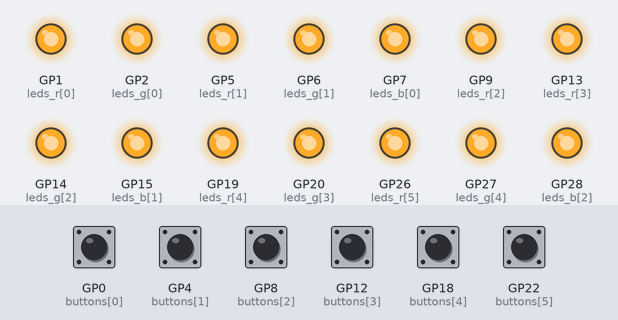
This program was run on a simulated Raspberry Pi Pico running CircuitPython. Shown: output pins drawn as LEDs (lit = HIGH). Inputs (shaded band) come from the test bench; at power-on: GP0 (buttons[0]), GP4 (buttons[1]), GP8 (buttons[2]), GP12 (buttons[3]), GP18 (buttons[4]), GP22 (buttons[5]) HIGH. USB keyboard and mouse output is not drawn.

Above: at 1.2 s.
1.3 s: GP0 (buttons[0]) pulled LOW for 0.15 s
At 1.48 s:
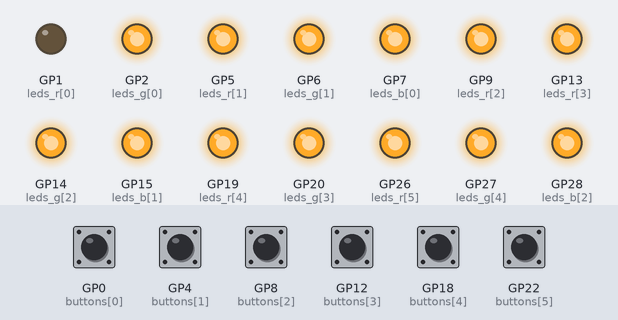
3.4 s: GP4 (buttons[1]) pulled LOW for 0.15 s
At 3.58 s:
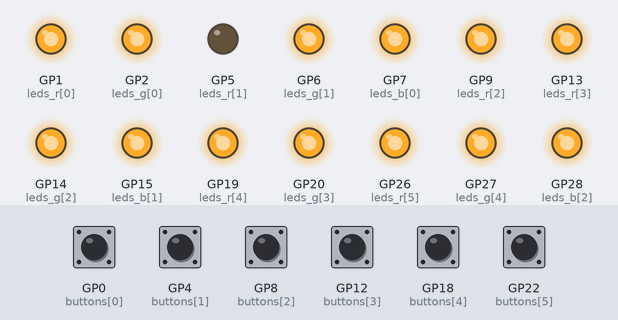
5.5 s: GP8 (buttons[2]) pulled LOW for 0.15 s
At 5.68 s:
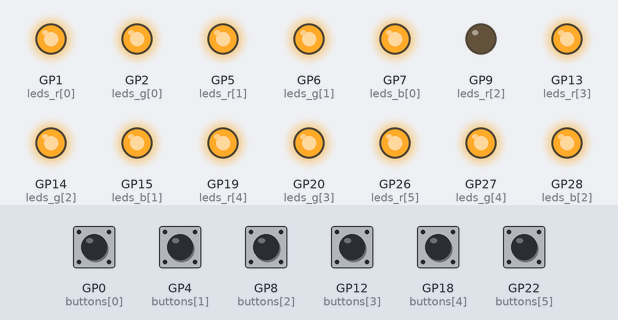
7.6 s: GP12 (buttons[3]) pulled LOW for 0.15 s
At 7.78 s:
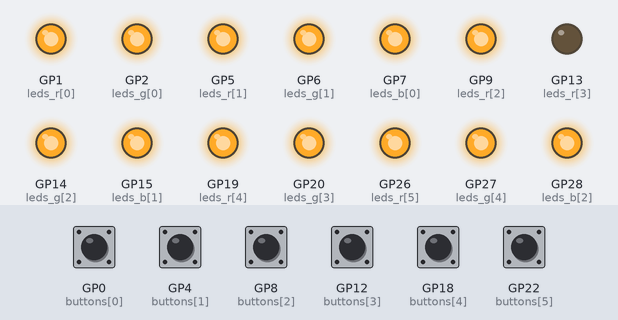
9.7 s: GP18 (buttons[4]) pulled LOW for 0.15 s
At 9.88 s:
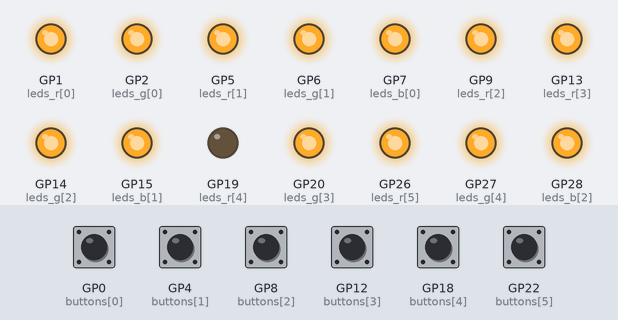
11.8 s: GP22 (buttons[5]) pulled LOW for 0.15 s
At 11.98 s:
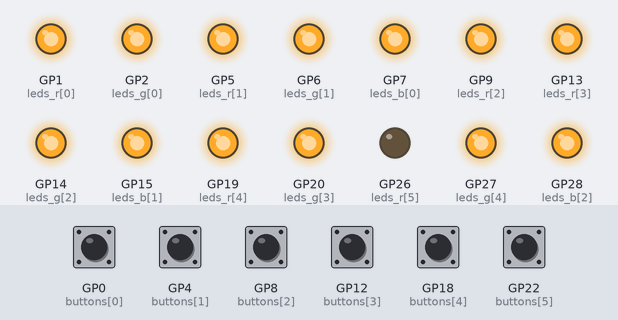
Timing chart, 0 to 14.8 s (numbered marks = the images above; inputs shaded):
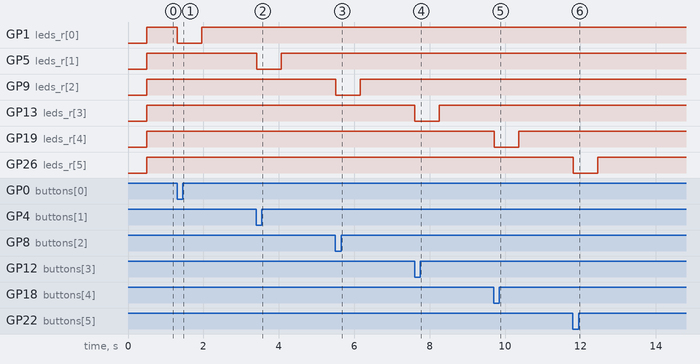

The program:

code.py
```python
import time
import board
import pwmio
import usb_hid
from adafruit_hid.keyboard import Keyboard
from adafruit_hid.keycode import Keycode
from digitalio import DigitalInOut, Direction, Pull
from adafruit_debouncer import Debouncer

# Setup PWM for LEDs
leds_r = [
    pwmio.PWMOut(board.GP1, variable_frequency=False, duty_cycle=65535),
    pwmio.PWMOut(board.GP5, variable_frequency=False, duty_cycle=65535),
    pwmio.PWMOut(board.GP9, variable_frequency=False, duty_cycle=65535),
    pwmio.PWMOut(board.GP13, variable_frequency=False, duty_cycle=65535),
    pwmio.PWMOut(board.GP19, variable_frequency=False, duty_cycle=65535),
    pwmio.PWMOut(board.GP26, variable_frequency=False, duty_cycle=65535)
]

leds_g = [
    pwmio.PWMOut(board.GP2, variable_frequency=False, duty_cycle=65535),
    pwmio.PWMOut(board.GP6, variable_frequency=False, duty_cycle=65535),
    None, #pwmio.PWMOut(board.GP10, variable_frequency=False, duty_cycle=65535),
    pwmio.PWMOut(board.GP14, variable_frequency=False, duty_cycle=65535),
    pwmio.PWMOut(board.GP20, variable_frequency=False, duty_cycle=65535),
    pwmio.PWMOut(board.GP27, variable_frequency=False, duty_cycle=65535)
]

leds_b = [
    None, #pwmio.PWMOut(board.GP3, variable_frequency=False, duty_cycle=65535),
    pwmio.PWMOut(board.GP7, variable_frequency=False, duty_cycle=65535),
    None, #pwmio.PWMOut(board.GP11, variable_frequency=False, duty_cycle=65535),
    pwmio.PWMOut(board.GP15, variable_frequency=False, duty_cycle=65535),
    None, #pwmio.PWMOut(board.GP21, variable_frequency=False, duty_cycle=65535),
    pwmio.PWMOut(board.GP28, variable_frequency=False, duty_cycle=65535)
]

buttons = [
    DigitalInOut(board.GP0),
    DigitalInOut(board.GP4),
    DigitalInOut(board.GP8),
    DigitalInOut(board.GP12),
    DigitalInOut(board.GP18),
    DigitalInOut(board.GP22)
]

for button in buttons:
    button.direction = Direction.INPUT
    button.pull = Pull.UP

debounced_buttons = [Debouncer(button) for button in buttons]

kbd = Keyboard(usb_hid.devices)

button_rose_times = [0.0] * len(buttons)

keycodes = [
    Keycode.F13,
    Keycode.F14,
    Keycode.F15,
    Keycode.F16,
    Keycode.F17,
    Keycode.F18
]

def update_led(led, debounced_button, button_rose_time):
    """Update the LED brightness based on the button state."""
    if not led:
        return
    if not debounced_button.value:
        led.duty_cycle = 0
    else:
        time_diff = time.monotonic() - button_rose_time
        if time_diff > 0.75:
            return # Skip updating PWM to prevent flicker
        led.duty_cycle = min(int(65535 * (time_diff / 0.5)), 65535)    # fade out after half a second

while True:
    # Update the debounced button states
    for debounced_button in debounced_buttons:
        debounced_button.update()

    # Update LEDs
    for i in range(len(buttons)):
        # For now just fade out blue
        update_led(leds_r[i], debounced_buttons[i], button_rose_times[i])

        # Check for button presses
        if debounced_buttons[i].fell:
            kbd.press(keycodes[i])
        # Check for button releases
        if debounced_buttons[i].rose:
            button_rose_times[i] = time.monotonic()
            kbd.release(keycodes[i])
```

Measured:
- after the input at 1.3 s, GP1 (leds_r[0]): HIGH → LOW at once, → HIGH 0.65 s later
- after the input at 3.4 s, GP5 (leds_r[1]): HIGH → LOW at once, → HIGH 0.65 s later
- after the input at 5.5 s, GP9 (leds_r[2]): HIGH → LOW at once, → HIGH 0.65 s later
- after the input at 7.6 s, GP13 (leds_r[3]): HIGH → LOW at once, → HIGH 0.65 s later
- after the input at 9.7 s, GP19 (leds_r[4]): HIGH → LOW at once, → HIGH 0.65 s later
- after the input at 11.8 s, GP26 (leds_r[5]): HIGH → LOW at once, → HIGH 0.65 s later
